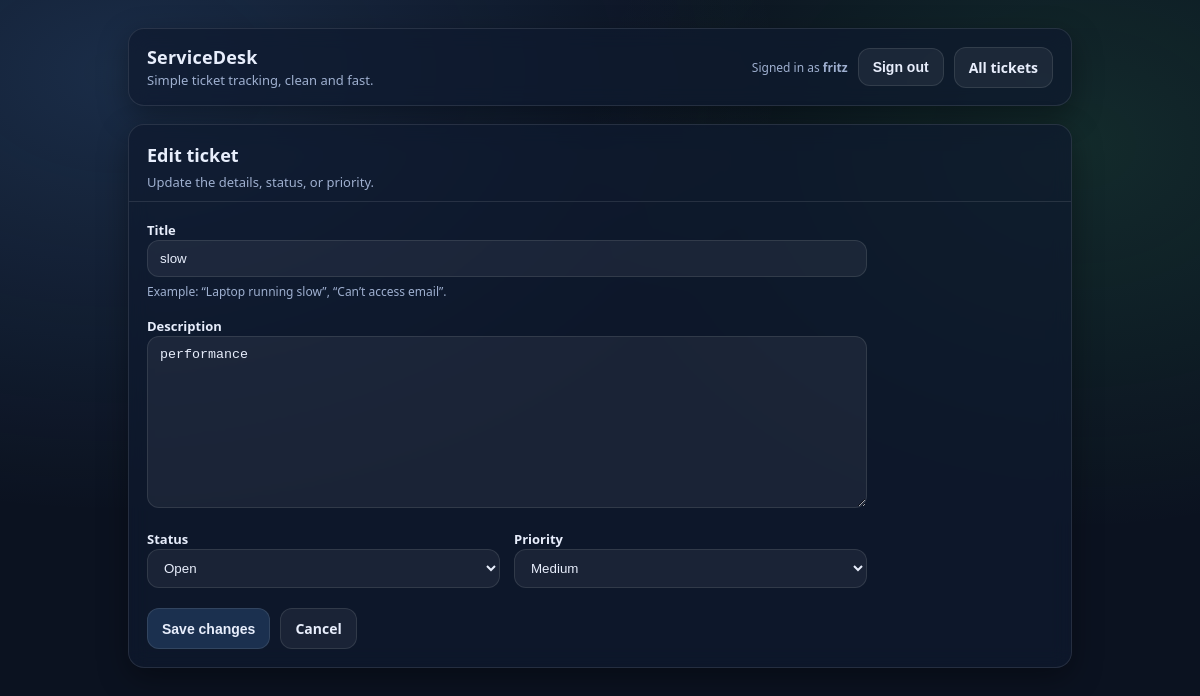
Page /tickets/4/edit/ (signed in) on the committed database.
### tickets/models.py (models this page shows, shortened)
class Ticket(models.Model):
    class Status(models.TextChoices):
        OPEN = "OPEN", "Open"
        IN_PROGRESS = "IN_PROGRESS", "In progress"
        RESOLVED = "RESOLVED", "Resolved"
        CLOSED = "CLOSED", "Closed"
    class Priority(models.TextChoices):
        LOW = "LOW", "Low"
        MEDIUM = "MEDIUM", "Medium"
        HIGH = "HIGH", "High"
        URGENT = "URGENT", "Urgent"
    title = models.CharField(max_length=200)
    description = models.TextField(blank=True)
    status = models.CharField(
        max_length=20,
        choices=Status.choices,
        default=Status.OPEN,
    )
    priority = models.CharField(
        max_length=10,
        choices=Priority.choices,
        default=Priority.MEDIUM,
    )
    owner = models.ForeignKey(
        settings.AUTH_USER_MODEL,
        on_delete=models.CASCADE,
        related_name="tickets",
        null=True,
        blank=True,
    )
    created_at = models.DateTimeField(auto_now_add=True)
    updated_at = models.DateTimeField(auto_now=True)

### tickets/views.py (the view)
# urls.py: path("tickets/<int:ticket_id>/edit/", ticket_update, name="ticket_update"),
@login_required
def ticket_update(request, ticket_id):
    ticket = get_object_or_404(Ticket, id=ticket_id)
    if ticket.owner != request.user and not request.user.is_staff:
        return HttpResponseForbidden("You do not have permission to edit this ticket.")
    if request.method == "POST":
        form = TicketForm(request.POST, instance=ticket)
        if form.is_valid():
            form.save()
            return redirect("ticket_detail", ticket_id=ticket.id)
    else:
        form = TicketForm(instance=ticket)
    return render(
        request,
        "tickets/ticket_form.html",
        {"form": form, "ticket": ticket, "mode": "edit"},
    )

### tickets/forms.py
class TicketForm(forms.ModelForm):
    class Meta:
        model = Ticket
        fields = ["title", "description", "status", "priority"]

### tickets/templates/tickets/ticket_form.html (shortened to what this page needs)
{% extends "tickets/base.html" %}
{% block topbar_actions %}
  <a class="btn" href="/tickets/">All tickets</a>
{% endblock %}
{% block content %}
  <div class="card">
    <div class="card-header">
      {% if mode == "edit" %}
        <h2>Edit ticket</h2>
        <div class="sub">Update the details, status, or priority.</div>
      {% else %}
        <h2>Create ticket</h2>
        <div class="sub">Keep it simple. Clear title, helpful description.</div>
      {% endif %}
    </div>
    <div class="card-body">
      <form method="post" class="form-grid">
        <div>
          <label for="{{ form.title.id_for_label }}">Title</label>
          {{ form.title }}
          <div class="help">Example: “Laptop running slow”, “Can’t access email”.</div>
        </div>
        <div>
          <label for="{{ form.description.id_for_label }}">Description</label>
          {{ form.description }}
        </div>
        <div style="display:grid; grid-template-columns: 1fr 1fr; gap: 14px;">
          <div>
            <label for="{{ form.status.id_for_label }}">Status</label>
            {{ form.status }}
          </div>
          <div>
            <label for="{{ form.priority.id_for_label }}">Priority</label>
            {{ form.priority }}
          </div>
        </div>
        <div class="actions">
          {% if mode == "edit" %}
            <button class="btn primary" type="submit">Save changes</button>
          {% else %}
            <button class="btn primary" type="submit">Create ticket</button>
          {% endif %}
          <a class="btn" href="/tickets/">Cancel</a>
        </div>
      </form>
    </div>
  </div>
{% endblock %}

### tickets/templates/tickets/base.html (shortened to what this page needs)
<!doctype html>
<html lang="en">
  <head>
  </head>
  <body>
    <div class="container">
      <div class="topbar">
        <div class="brand">
          <h1>ServiceDesk</h1>
          <p>Simple ticket tracking, clean and fast.</p>
        </div>
        <div>
          <div style="display:flex; gap:10px; align-items:center; flex-wrap:wrap; justify-content:flex-end;">
            {% if user.is_authenticated %}
              <span class="small">Signed in as <strong>{{ user.username }}</strong></span>
               <form method="post" action="/accounts/logout/" style="margin:0;">
                 <button class="btn" type="submit">Sign out</button>
               </form>
            {% else %}
              <a class="btn" href="/accounts/login/">Sign in</a>
            {% endif %}
            {% block topbar_actions %}{% endblock %}
          </div>
        </div>
      </div>
      {% block content %}{% endblock %}
    </div>
  </body>
</html>

### tickets/templates/tickets/base.html (style rules this page uses)
:root { --bg: #0b1220; --card: #0f1a2e; --muted: #9fb0d0; --text: #e8eefc; --border: rgba(255,255,255,.10); --shadow: 0 10px 30px rgba(0,0,0,.35); --radius: 16px; --good: rgba(74,222,128,.18); --warn: rgba(251,191,36,.18); --bad: rgba(248,113,113,.18); --info: rgba(96,165,250,.18); }
* { box-sizing: border-box; }
body { margin:0; font-family: ui-sans-serif, system-ui, -apple-system, Segoe UI, Roboto, Helvetica, Arial; background: radial-gradient(1200px 800px at 10% 10%, rgba(96,165,250,.18), transparent 55%), radial-gradient(900px 700px at 90% 20%, rgba(74,222,128,.12), transparent 55%), var(--bg); color: var(--text); }
a { color: inherit; text-decoration: none; }
.container { max-width: 980px; margin: 0 auto; padding: 28px 18px 60px; }
.topbar { display:flex; align-items:center; justify-content: space-between; gap: 12px; padding: 16px 18px; border: 1px solid var(--border); border-radius: var(--radius); background: rgba(15,26,46,.72); box-shadow: var(--shadow); backdrop-filter: blur(10px); }
.brand { display:flex; flex-direction: column; gap: 2px; }
.brand h1 { margin:0; font-size: 18px; letter-spacing: .2px; }
.brand p { margin:0; color: var(--muted); font-size: 13px; }
.btn { display:inline-flex; align-items:center; gap: 8px; padding: 10px 14px; border-radius: 12px; border: 1px solid var(--border); background: rgba(255,255,255,.06); color: var(--text); cursor:pointer; font-weight: 600; font-size: 14px; }
.btn.primary { background: rgba(96,165,250,.18); }
.card { margin-top: 18px; border: 1px solid var(--border); border-radius: var(--radius); background: rgba(15,26,46,.72); box-shadow: var(--shadow); backdrop-filter: blur(10px); overflow:hidden; }
.card-header { padding: 18px 18px 10px; border-bottom: 1px solid var(--border); }
.card-header h2 { margin:0; font-size: 18px; }
.card-header .sub { margin-top: 6px; color: var(--muted); font-size: 13px; }
.card-body { padding: 16px 18px 18px; }
.form-grid { display:grid; gap: 14px; max-width: 720px; }
label { font-weight: 700; font-size: 13px; }
input, textarea, select { width:100%; padding: 10px 12px; border-radius: 12px; border: 1px solid var(--border); background: rgba(255,255,255,.06); color: var(--text); outline: none; }
textarea { min-height: 140px; resize: vertical; }
.help { color: var(--muted); font-size: 12px; margin-top: 6px; }
.actions { display:flex; gap: 10px; margin-top: 6px; flex-wrap: wrap; }
.small { color: var(--muted); font-size: 12px; }

### rows in the picture
Ticket: title "slow", description "performance", status "Open", priority "Medium"

### other values in the picture
{{ user.username }} "fritz"
